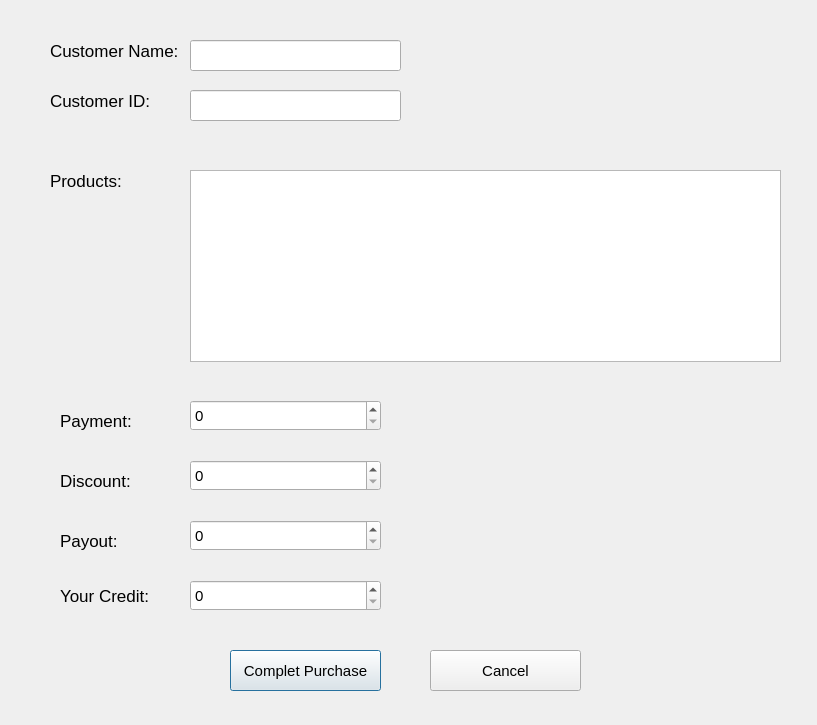
<?xml version="1.0" encoding="UTF-8"?>
<ui version="4.0">
 <class>customer_invoice</class>
 <widget class="QDialog" name="customer_invoice">
  <property name="geometry">
   <rect>
    <x>0</x>
    <y>0</y>
    <width>817</width>
    <height>725</height>
   </rect>
  </property>
  <property name="windowTitle">
   <string>Dialog</string>
  </property>
  <widget class="QLabel" name="label">
   <property name="geometry">
    <rect>
     <x>50</x>
     <y>30</y>
     <width>141</width>
     <height>41</height>
    </rect>
   </property>
   <property name="font">
    <font>
     <pointsize>13</pointsize>
    </font>
   </property>
   <property name="text">
    <string>Customer Name:</string>
   </property>
  </widget>
  <widget class="QLabel" name="label_2">
   <property name="geometry">
    <rect>
     <x>50</x>
     <y>160</y>
     <width>101</width>
     <height>41</height>
    </rect>
   </property>
   <property name="font">
    <font>
     <pointsize>13</pointsize>
    </font>
   </property>
   <property name="text">
    <string>Products:</string>
   </property>
  </widget>
  <widget class="QLabel" name="label_3">
   <property name="geometry">
    <rect>
     <x>60</x>
     <y>530</y>
     <width>71</width>
     <height>21</height>
    </rect>
   </property>
   <property name="font">
    <font>
     <pointsize>13</pointsize>
    </font>
   </property>
   <property name="text">
    <string>Payout:</string>
   </property>
  </widget>
  <widget class="QLabel" name="label_4">
   <property name="geometry">
    <rect>
     <x>60</x>
     <y>470</y>
     <width>81</width>
     <height>21</height>
    </rect>
   </property>
   <property name="font">
    <font>
     <pointsize>13</pointsize>
    </font>
   </property>
   <property name="text">
    <string>Discount:</string>
   </property>
  </widget>
  <widget class="QLabel" name="label_5">
   <property name="geometry">
    <rect>
     <x>60</x>
     <y>410</y>
     <width>91</width>
     <height>21</height>
    </rect>
   </property>
   <property name="font">
    <font>
     <pointsize>13</pointsize>
    </font>
   </property>
   <property name="text">
    <string>Payment:</string>
   </property>
  </widget>
  <widget class="QLineEdit" name="name_le">
   <property name="geometry">
    <rect>
     <x>190</x>
     <y>40</y>
     <width>211</width>
     <height>31</height>
    </rect>
   </property>
   <property name="font">
    <font>
     <pointsize>11</pointsize>
    </font>
   </property>
  </widget>
  <widget class="QSpinBox" name="payment_spin">
   <property name="geometry">
    <rect>
     <x>190</x>
     <y>400</y>
     <width>191</width>
     <height>31</height>
    </rect>
   </property>
   <property name="font">
    <font>
     <pointsize>11</pointsize>
    </font>
   </property>
   <property name="maximum">
    <number>1000000000</number>
   </property>
  </widget>
  <widget class="QSpinBox" name="discount_spin">
   <property name="geometry">
    <rect>
     <x>190</x>
     <y>460</y>
     <width>191</width>
     <height>31</height>
    </rect>
   </property>
   <property name="font">
    <font>
     <pointsize>11</pointsize>
    </font>
   </property>
   <property name="maximum">
    <number>1000000000</number>
   </property>
  </widget>
  <widget class="QSpinBox" name="payout_spin">
   <property name="geometry">
    <rect>
     <x>190</x>
     <y>520</y>
     <width>191</width>
     <height>31</height>
    </rect>
   </property>
   <property name="font">
    <font>
     <pointsize>11</pointsize>
    </font>
   </property>
   <property name="maximum">
    <number>1000000000</number>
   </property>
  </widget>
  <widget class="QLabel" name="label_6">
   <property name="geometry">
    <rect>
     <x>50</x>
     <y>90</y>
     <width>111</width>
     <height>21</height>
    </rect>
   </property>
   <property name="font">
    <font>
     <pointsize>13</pointsize>
    </font>
   </property>
   <property name="text">
    <string>Customer ID:</string>
   </property>
  </widget>
  <widget class="QLineEdit" name="id_le">
   <property name="geometry">
    <rect>
     <x>190</x>
     <y>90</y>
     <width>211</width>
     <height>31</height>
    </rect>
   </property>
   <property name="font">
    <font>
     <pointsize>11</pointsize>
    </font>
   </property>
  </widget>
  <widget class="QTableWidget" name="products_table">
   <property name="geometry">
    <rect>
     <x>190</x>
     <y>170</y>
     <width>591</width>
     <height>192</height>
    </rect>
   </property>
  </widget>
  <widget class="QPushButton" name="purchase_push">
   <property name="geometry">
    <rect>
     <x>230</x>
     <y>650</y>
     <width>151</width>
     <height>41</height>
    </rect>
   </property>
   <property name="font">
    <font>
     <pointsize>11</pointsize>
    </font>
   </property>
   <property name="text">
    <string>Complet Purchase</string>
   </property>
  </widget>
  <widget class="QPushButton" name="candel_push">
   <property name="geometry">
    <rect>
     <x>430</x>
     <y>650</y>
     <width>151</width>
     <height>41</height>
    </rect>
   </property>
   <property name="font">
    <font>
     <pointsize>11</pointsize>
    </font>
   </property>
   <property name="text">
    <string>Cancel</string>
   </property>
  </widget>
  <widget class="QLabel" name="label_7">
   <property name="geometry">
    <rect>
     <x>60</x>
     <y>580</y>
     <width>131</width>
     <height>31</height>
    </rect>
   </property>
   <property name="font">
    <font>
     <pointsize>13</pointsize>
    </font>
   </property>
   <property name="text">
    <string>Your Credit:</string>
   </property>
  </widget>
  <widget class="QSpinBox" name="credit_spin">
   <property name="geometry">
    <rect>
     <x>190</x>
     <y>580</y>
     <width>191</width>
     <height>31</height>
    </rect>
   </property>
   <property name="font">
    <font>
     <pointsize>11</pointsize>
    </font>
   </property>
   <property name="maximum">
    <number>1000000000</number>
   </property>
  </widget>
 </widget>
 <resources/>
 <connections/>
</ui>
